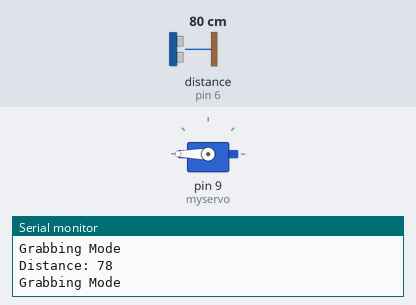
A sketch run on a simulated Arduino Uno, built with avr-gcc and run on an emulated ATmega328P. Parts: servo, the last lines printed to the serial monitor. Wiring (inferred from the names in the program): ultrasonic range finder: trigger pin 5; echo pin 6. The inputs (shaded band) are chosen by the test bench; at power-on: distance to the obstacle (sensor on pin 6) 80 cm. The echo pulse lasts 58.3 µs per cm.

Above: at 1.2 s.
1.3 s: distance to the obstacle (sensor on pin 6) set to 7 cm
3.9 s: distance to the obstacle (sensor on pin 6) set to 4 cm
At 6.3 s:
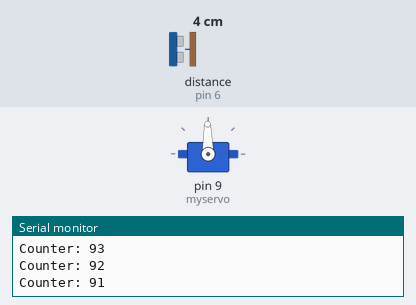
Timing chart, 0 to 7.8 s (numbered marks = the images above; inputs shaded):
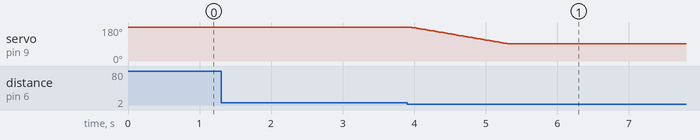

The sketch:

main.ino
```cpp
//Written by APSC 101 Team F8

#include <Servo.h>
#define TRIGGER_PIN 5
#define ECHO_PIN 6
#define MAX_DISTANCE 200 // maximum distance set to 200 cm
#define YES 1
#define NO 0
#define THRESHOLD 4 // server activates when the distance between the sensor and target is 4cm apart

Servo myservo;

// defines variables
long duration;
int distance;
int pos = 0;    // variable to store the servo position
int grabbing = 1;
int releasing = 0;
int counter = 0;

void setup() {
  Serial. begin(9600);  // set data transmission rate to communicate with computer
  pinMode(ECHO_PIN, INPUT) ;
  pinMode(TRIGGER_PIN, OUTPUT) ;
  myservo.attach(9);  // attaches the servo on pin 9 to the servo object
  myservo.write(180);

}

void loop() {
  digitalWrite(TRIGGER_PIN, LOW);  // Clears the trigPin
  delayMicroseconds(20);
  digitalWrite(TRIGGER_PIN, HIGH);  // Sets the trigPin on HIGH state for 10 micro seconds
  delayMicroseconds(20);
  digitalWrite(TRIGGER_PIN, LOW);

  duration = pulseIn(ECHO_PIN, HIGH);
  distance = duration*0.034/2;  // Calculating the distance

  if (distance > MAX_DISTANCE)
    {distance = MAX_DISTANCE ;}

  ///*
  if (grabbing == 1) {
    Serial.print("Grabbing Mode \n");
    if (distance <= THRESHOLD) {

      for (counter = 180; counter > 90; counter--) {
        myservo.write(counter);
        Serial.print("Counter: ");
        Serial.println(counter);
        Serial.print("\n");
      }
      //myservo.write(90);
      delay(3000);
      Serial.print("Grabbing item \n");
      grabbing = NO;
      while (releasing == NO) {
        digitalWrite(TRIGGER_PIN, LOW);  // Clears the trigPin
        delayMicroseconds(20);
        digitalWrite(TRIGGER_PIN, HIGH);  // Sets the trigPin on HIGH state for 10 micro seconds
        delayMicroseconds(20);
        digitalWrite(TRIGGER_PIN, LOW);
        duration = pulseIn(ECHO_PIN, HIGH);
        distance = duration*0.034/2;
        if (distance > THRESHOLD) {
          releasing = YES;
        }
        //Serial.print("Releasing is");
        //Serial.println(releasing);
      }
    }
  }

  if (releasing == 1) {
    Serial.print("Releasing Mode \n");
    if (distance <= THRESHOLD) {

      myservo.write(180);
      delay(3000);
      Serial.print("Releasing Item \n");
      releasing = NO;
      while (grabbing == NO) {
        digitalWrite(TRIGGER_PIN, LOW);  // Clears the trigPin
        delayMicroseconds(20);
        digitalWrite(TRIGGER_PIN, HIGH);  // Sets the trigPin on HIGH state for 10 micro seconds
        delayMicroseconds(20);
        digitalWrite(TRIGGER_PIN, LOW);
        duration = pulseIn(ECHO_PIN, HIGH);
        distance = duration*0.034/2;
        if (distance > THRESHOLD) {
          delay(200);
          grabbing = YES;
        }

      }
    }

  }


  Serial.print("Distance: ") ;  // Prints the distance on the Serial Monitor
  Serial.println(distance);
  Serial.print("\n");
}
```

Measured:
- the behaviour switches between 6 and 5 cm on distance to the obstacle (sensor on pin 6) (found by bisection; images 0 and 1)
- after the input at 3.9 s, servo on pin 9 (myservo): moves from 180° to 91° over 1.4 s, starting at once
